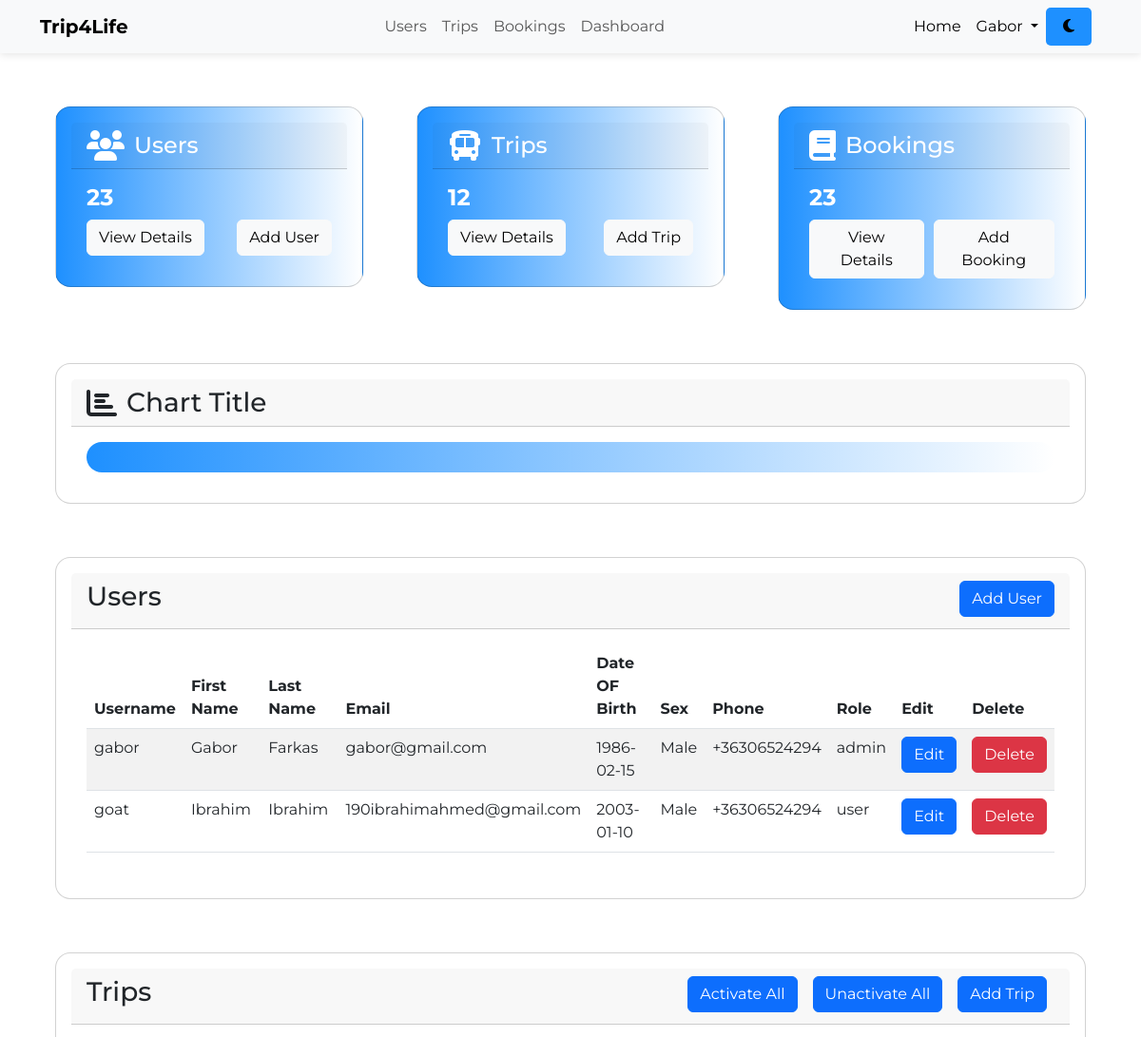
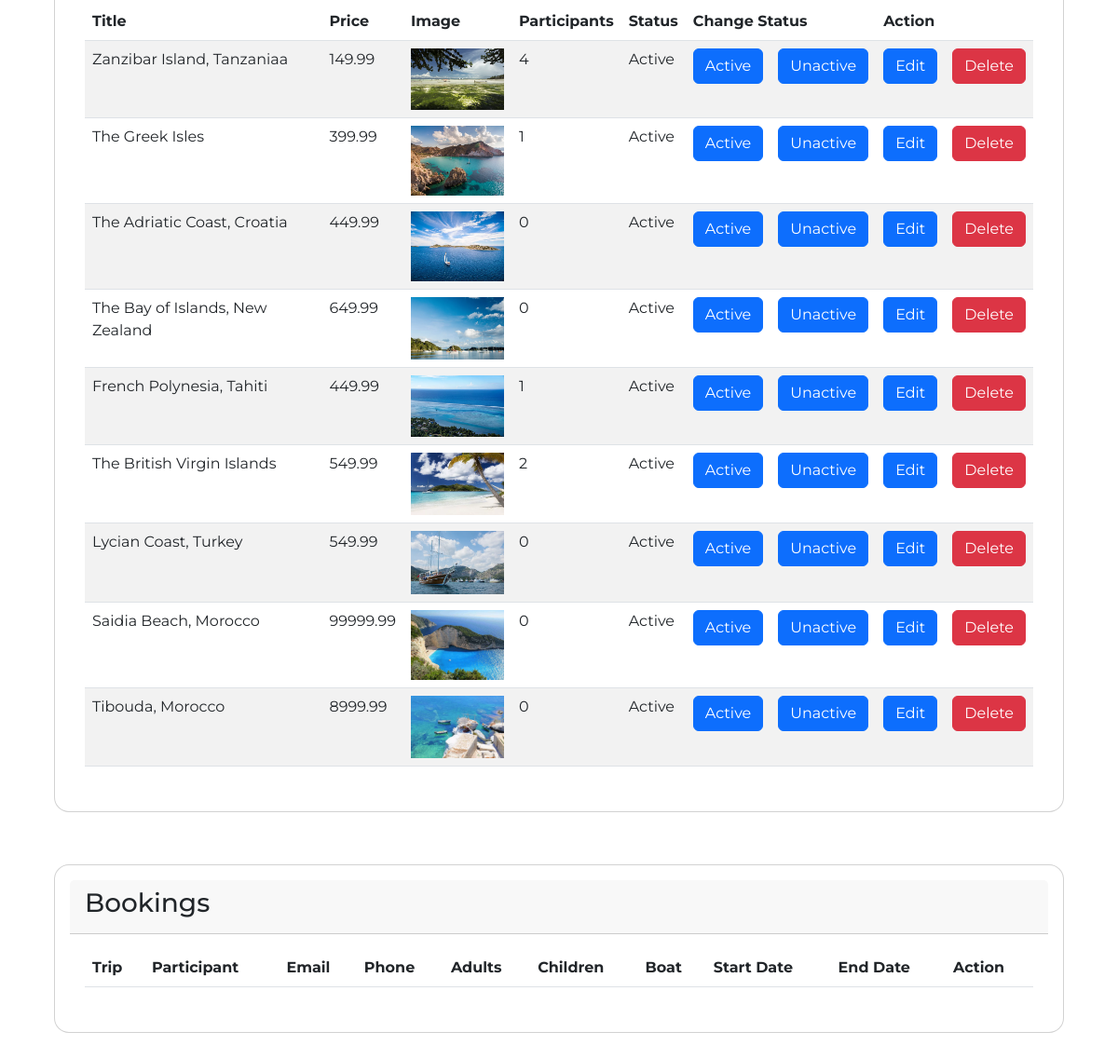
Screenshot of /admin/index.php (signed in) with the database file from the repository (2 pictures, top to bottom).
### tables this page shows
CREATE TABLE `users` (
  `id` int(11) NOT NULL,
  `username` varchar(128) NOT NULL,
  `email` varchar(255) NOT NULL,
  `password_hash` varchar(255) NOT NULL,
  `firstname` varchar(255) NOT NULL,
  `lastname` varchar(255) NOT NULL,
  `birthday` date NOT NULL,
  `sex` varchar(11) NOT NULL,
  `role` varchar(10) NOT NULL DEFAULT 'user',
  `phonenumber` varchar(50) NOT NULL,
  `license_accepted` int(11) NOT NULL,
  `verified` int(11) NOT NULL
);

CREATE TABLE `trips` (
  `id` int(11) NOT NULL,
  `trip_image` text NOT NULL,
  `trip_title` varchar(200) NOT NULL,
  `trip_price` decimal(11,2) NOT NULL,
  `trip_status` varchar(20) NOT NULL DEFAULT 'Unactive',
  `trip_participants` int(11) NOT NULL,
  `trip_desc` text NOT NULL
);

### admin/trips.php (the view, shortened to what this page needs)
<div id="trips" class="container">
    <div class="row">
        <div class="col-md-12 mt-4">
            <div class="card">
                <div class="card-header">
                    <h3>Trips
                        <a href="add_trip.php" class="btn btn-primary float-end mx-2"> Add Trip </a>
                        <a href="index.php?unactivate_all=true" class="btn btn-primary float-end mx-2">Unactivate
                            All</a>
                        <a href="index.php?activate_all=true" class="btn btn-primary float-end mx-2">Activate All</a>
                    </h3>
                </div>
                <div class="card-body">
                    <table class="table table-border table-striped">
                        <thead>
                            <tr>
                                <th>Title</th>
                                <th>Price</th>
                                <th>Image</th>
                                <th>Participants</th>
                                <th>Status</th>
                                <th colspan="2">Change Status</th>
                                <th colspan="2">Action</th>
                            </tr>
                        </thead>
                        <tbody>
                            <?php
                            $query = 'SELECT * FROM trips';
                            $select_all_trips = $pdo->prepare($query);
                            $select_all_trips->execute();
                            $trips = $select_all_trips->fetchAll();
                            foreach ($trips as $row) {
                                $trip_id = $row["id"];
                                $trip_image = $row["trip_image"];
                                $trip_title = $row["trip_title"];
                                $trip_price = $row["trip_price"];
                                $trip_status = $row["trip_status"];
                                $trip_participants = $row["trip_participants"];
                                echo "<tr>";
                                echo "<td>{$trip_title}</td>";
                                echo "<td>{$trip_price}</td>";
                                echo "<td><img width= '100' class='img-responsive' src= '../pictures/{$trip_image}' alt='There is no photo'></td>";
                                echo "<td>{$trip_participants}</td>";
                                echo "<td>{$trip_status}</td>";
                                echo "<td><a href='index.php?active_trip={$trip_id}'><button class='btn btn-primary'>Active</button></a></td>";
                                echo "<td><a href='index.php?unactive_trip={$trip_id}'><button class='btn btn-primary'>Unactive</button></a></td>";
                                echo "<td><a href='edit_trip.php?edit_trip_id={$trip_id}'><button class='btn btn-primary'>Edit</button></a></td>";
                                echo "<td><a href='index.php?delete_trip_id={$trip_id}'><button class='btn btn-danger'>Delete</button></a></td>";
                                echo "</tr>";
                            } ?>
                        </tbody>
                    </table>
                </div>
            </div>
        </div>
    </div>
</div>

### admin/users.php (shortened to what this page needs)
<div id="user_table" class="container">
    <div class="row">
        <div class="col-md-12 mt-4">
            <div class="card">
                <div class="card-header">
                    <h3>Users
                        <a href="add_user.php" class="btn btn-primary float-end"> Add User </a>
                    </h3>
                </div>
                <div class="card-body">
                    <table class="table table-border table-striped">
                        <thead>
                            <tr>
                                <th>Username</th>
                                <th>First Name</th>
                                <th>Last Name</th>
                                <th>Email</th>
                                <th>Date OF Birth</th>
                                <th>Sex</th>
                                <th>Phone</th>
                                <th>Role</th>
                                <th>Edit</th>
                                <th>Delete</th>
                            </tr>
                        </thead>
                        <tbody>
                            <?php
                            $query = 'SELECT * FROM users';
                            $statement = $pdo->prepare($query);
                            $statement->execute();
                            $result = $statement->fetchAll();
                            foreach ($result as $row) {
                                $user_id = $row["id"];
                                $username = $row["username"];
                                $firstname = $row["firstname"];
                                $lastname = $row["lastname"];
                                $email = $row["email"];
                                $birthday = $row["birthday"];
                                $sex = $row["sex"];
                                $phonenumber = $row["phonenumber"];
                                $role = $row["role"];
                                echo "<tr>";
                                echo "<td>{$username}</td>";
                                echo "<td>{$firstname}</td>";
                                echo "<td>{$lastname}</td>";
                                echo "<td>{$email}</td>";
                                echo "<td>{$birthday}</td>";
                                echo "<td>{$sex}</td>";
                                echo "<td>{$phonenumber}</td>";
                                echo "<td>{$role}</td>";
                                echo "<td>";
                                echo " <a href='edit_user.php?edit_id={$user_id}'><button class='btn btn-primary'>Edit</button></a> ";
                                echo "</td>";
                                echo "<td>";
                                echo " <a href='index.php?delete_id={$user_id}'><button class='btn btn-danger'>Delete</button></a> ";
                                echo "</td>";
                                echo "</tr>";
                            } ?>
                        </tbody>
                    </table>
                </div>
            </div>
        </div>
    </div>
</div>

### admin/styles/admin_style.css (style rules this page uses)
body { font-family: 'Montserrat', sans-serif; }
.card { border-radius: 1em; padding: 1em; margin: 1em; }
.card-body .btn { transition: all 0.2s ease-in-out; }

### rows the page displays
users: username "gabor", firstname "Gabor", lastname "Farkas", email "gabor@gmail.com", birthday "1986-02-15", sex "Male", phonenumber "+36306524294", role "admin"
users: username "goat", firstname "Ibrahim", lastname "Ibrahim", email "190ibrahimahmed@gmail.com", birthday "2003-01-10", sex "Male", phonenumber "+36306524294", role "user"
trips: trip_title "Zanzibar Island, Tanzaniaa", trip_price "149.99", trip_image (picture), trip_participants "4", trip_status "Active"
trips: trip_title "The Greek Isles", trip_price "399.99", trip_image (picture), trip_participants "1", trip_status "Active"
trips: trip_title "The Adriatic Coast, Croatia", trip_price "449.99", trip_image (picture), trip_participants "0", trip_status "Active"
trips: trip_title "The Bay of Islands, New Zealand", trip_price "649.99", trip_image (picture), trip_participants "0", trip_status "Active"
trips: trip_title "French Polynesia, Tahiti", trip_price "449.99", trip_image (picture), trip_participants "1", trip_status "Active"
trips: trip_title "The British Virgin Islands", trip_price "549.99", trip_image (picture), trip_participants "2", trip_status "Active"
trips: trip_title "Lycian Coast, Turkey", trip_price "549.99", trip_image (picture), trip_participants "0", trip_status "Active"
trips: trip_title "Saidia Beach, Morocco", trip_price "99999.99", trip_image (picture), trip_participants "0", trip_status "Active"
trips: trip_title "Tibouda, Morocco", trip_price "8999.99", trip_image (picture), trip_participants "0", trip_status "Active"

### other values shown
$_SESSION['firstname'] "Gabor"
